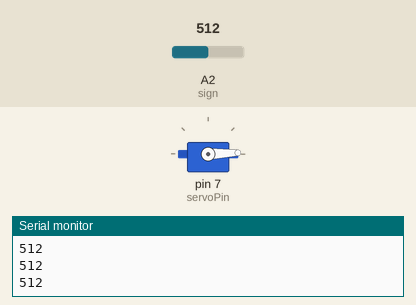
Recording of a sketch running on a simulated Arduino Uno, built with avr-gcc and run on an emulated ATmega328P. Parts: servo, the last lines printed to the serial monitor. The inputs (shaded band) are chosen by the test bench; at power-on: A2 (sign) = 512.

Above: at 1.3 s.
1.4 s: A2 (sign) set to 880
2.9 s: A2 (sign) set to 901
At 3.6 s:
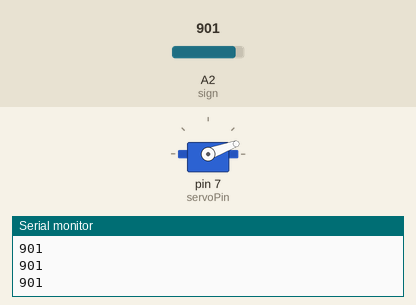
4.4 s: A2 (sign) set to 716
At 4.9 s:
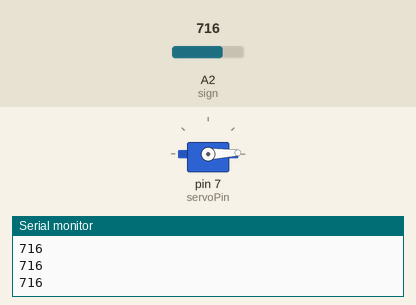
5.9 s: A2 (sign) set to 900
At 6.2 s:
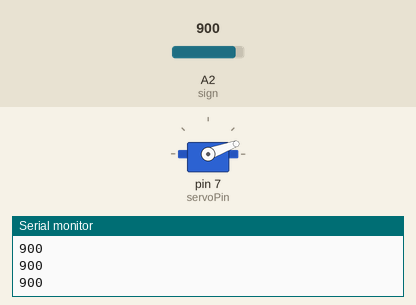
Timing chart, 0 to 8.4 s (numbered marks = the images above; inputs shaded):
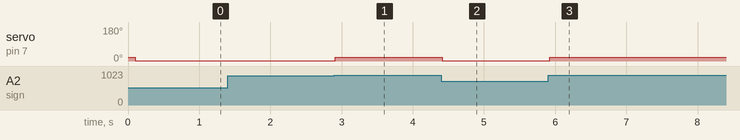

The sketch:

Dino_Game.ino
```cpp
#include <Servo.h>
int sign=A2, val, unpressed=20, pressed=2, servoPin=7;
Servo mera;
void setup()
{
  mera.attach(servoPin);
  mera.write(unpressed);
  pinMode(sign, INPUT);
  Serial.begin(9600);
  delay(100);
}
void loop()
{
  val=(int)analogRead(sign);
  Serial.println(val);
  if(val<890)
    mera.write(pressed);
  else
    mera.write(unpressed);
  delay(100);
}
```

Measured:
- the behaviour switches between 889 and 890 on A2 (sign) (found by bisection; images 0 and 1)
- after the input at 2.9 s, servo on pin 7 (servoPin): 2° → 20° at once
- after the input at 4.4 s, servo on pin 7 (servoPin): 20° → 2° at once
- after the input at 5.9 s, servo on pin 7 (servoPin): 2° → 20° at once
